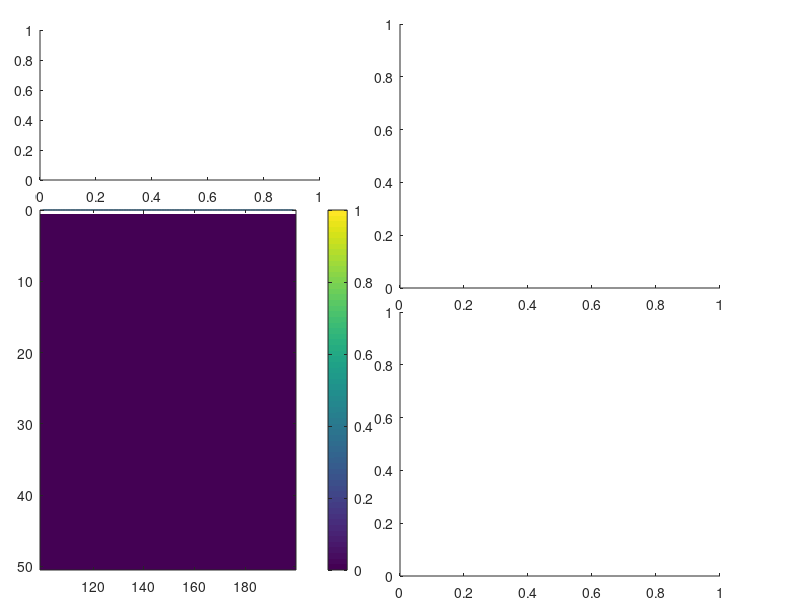

Here is the MATLAB script that generated this plot:
function testRenderDataMovieWiggle()

% testRenderDataMovieWiggle()
% The movies produced by renderDataMovie() had their axes change width as tick labels entered from the right,
% this is the best workaround we've found so far

hfig=figure();
set(hfig,'Position',[0 50 1000 700]);
haxesData=axes('Position',[.05 .05 .4 .6]);
haxesMovie=axes('Position',[.05 .7 .35 .25]);
haxesT2W=axes('Position',[.5 .52 .4 .44]);
haxesP20GSW=axes('Position',[.5 .04 .4 .44]);

for i=1:100
    frames=i:i+100-1;
    cla(haxesData,'reset');
    image(zeros(50,50),'Parent',haxesData,'XData',[frames(1) frames(end)],'YData',[1 50]);
    colorbar('peer',haxesData);
    hold(haxesData,'on');
    plot(haxesData,frames,zeros(length(frames),1));
    xticks=get(haxesData,'XTick');
    set(haxesData,'XTick',xticks(2:end-1));
    drawnow;
    %get(haxesData,'Position')
    %get(haxesData,'OuterPosition')
    %xlim
    %get(haxesData)
    pause(.3);
end
